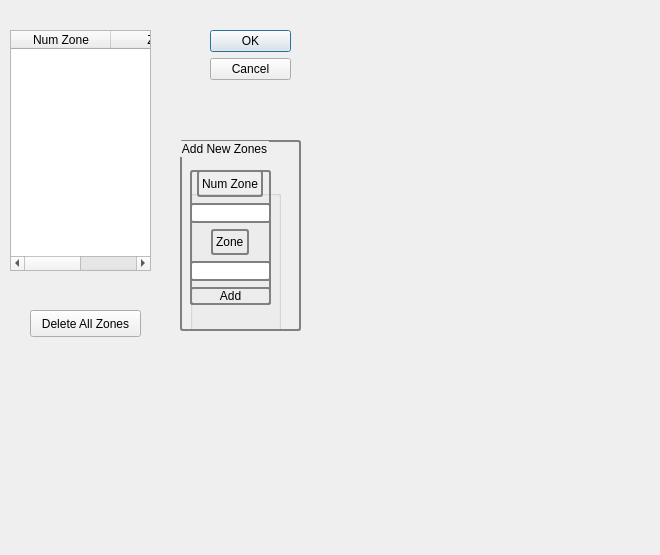
<?xml version="1.0" encoding="UTF-8"?>
<ui version="4.0">
 <class>editZone</class>
 <widget class="QDialog" name="editZone">
  <property name="geometry">
   <rect>
    <x>0</x>
    <y>0</y>
    <width>660</width>
    <height>555</height>
   </rect>
  </property>
  <property name="windowTitle">
   <string>Zones</string>
  </property>
  <widget class="QDialogButtonBox" name="buttonBox">
   <property name="geometry">
    <rect>
     <x>210</x>
     <y>30</y>
     <width>81</width>
     <height>241</height>
    </rect>
   </property>
   <property name="orientation">
    <enum>Qt::Vertical</enum>
   </property>
   <property name="standardButtons">
    <set>QDialogButtonBox::Cancel|QDialogButtonBox::Ok</set>
   </property>
  </widget>
  <widget class="QTableWidget" name="tblZone">
   <property name="geometry">
    <rect>
     <x>10</x>
     <y>30</y>
     <width>141</width>
     <height>241</height>
    </rect>
   </property>
   <column>
    <property name="text">
     <string>Num Zone</string>
    </property>
   </column>
   <column>
    <property name="text">
     <string>Zone</string>
    </property>
   </column>
  </widget>
  <widget class="QPushButton" name="btnDeleteZone">
   <property name="geometry">
    <rect>
     <x>30</x>
     <y>310</y>
     <width>111</width>
     <height>27</height>
    </rect>
   </property>
   <property name="text">
    <string>Delete All Zones</string>
   </property>
  </widget>
  <widget class="QGroupBox" name="groupBox">
   <property name="geometry">
    <rect>
     <x>180</x>
     <y>140</y>
     <width>121</width>
     <height>191</height>
    </rect>
   </property>
   <property name="styleSheet">
    <string notr="true">border: 2px solid gray; 
     border-radius: 3px;</string>
   </property>
   <property name="title">
    <string>Add New Zones</string>
   </property>
   <widget class="QWidget" name="">
    <property name="geometry">
     <rect>
      <x>10</x>
      <y>30</y>
      <width>81</width>
      <height>135</height>
     </rect>
    </property>
    <layout class="QVBoxLayout" name="verticalLayout_2">
     <item alignment="Qt::AlignHCenter">
      <widget class="QLabel" name="label_2">
       <property name="text">
        <string>Num Zone</string>
       </property>
      </widget>
     </item>
     <item>
      <widget class="QLineEdit" name="lnNumZone"/>
     </item>
     <item alignment="Qt::AlignHCenter">
      <widget class="QLabel" name="label">
       <property name="text">
        <string>Zone</string>
       </property>
      </widget>
     </item>
     <item>
      <widget class="QLineEdit" name="lnZone"/>
     </item>
     <item>
      <widget class="QPushButton" name="btnAdd">
       <property name="text">
        <string>Add</string>
       </property>
      </widget>
     </item>
    </layout>
   </widget>
  </widget>
  <widget class="QGroupBox" name="">
   <property name="geometry">
    <rect>
     <x>190</x>
     <y>190</y>
     <width>91</width>
     <height>141</height>
    </rect>
   </property>
   <layout class="QVBoxLayout" name="verticalLayout"/>
  </widget>
  <zorder>buttonBox</zorder>
  <zorder>tblZone</zorder>
  <zorder>btnDeleteZone</zorder>
  <zorder>label_2</zorder>
  <zorder>lnZone</zorder>
  <zorder>btnAdd</zorder>
  <zorder>lnNumZone</zorder>
  <zorder>label</zorder>
  <zorder>label</zorder>
  <zorder>groupBox</zorder>
 </widget>
 <resources/>
 <connections>
  <connection>
   <sender>buttonBox</sender>
   <signal>accepted()</signal>
   <receiver>editZone</receiver>
   <slot>accept()</slot>
   <hints>
    <hint type="sourcelabel">
     <x>248</x>
     <y>254</y>
    </hint>
    <hint type="destinationlabel">
     <x>157</x>
     <y>274</y>
    </hint>
   </hints>
  </connection>
  <connection>
   <sender>buttonBox</sender>
   <signal>rejected()</signal>
   <receiver>editZone</receiver>
   <slot>reject()</slot>
   <hints>
    <hint type="sourcelabel">
     <x>316</x>
     <y>260</y>
    </hint>
    <hint type="destinationlabel">
     <x>286</x>
     <y>274</y>
    </hint>
   </hints>
  </connection>
 </connections>
</ui>
